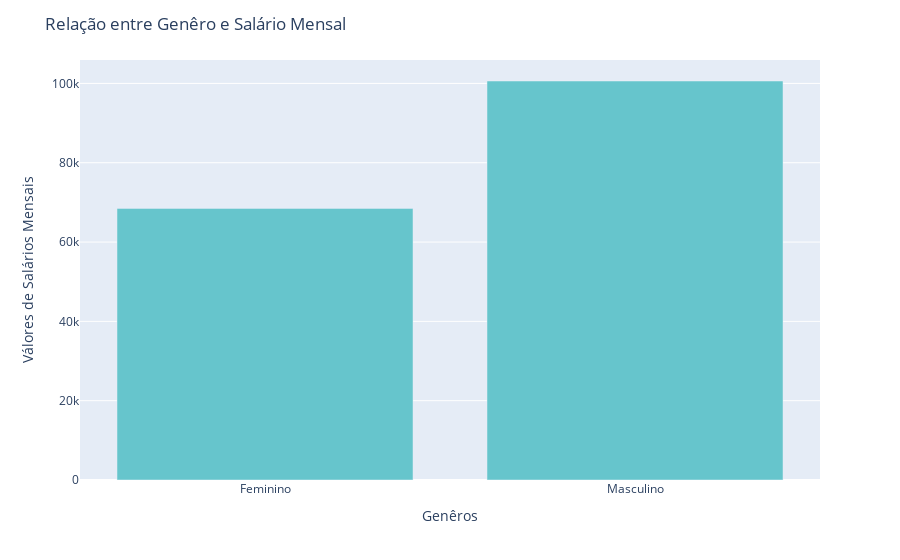

Here is the notebook cell this chart was saved with:
### Markdown cell above
##### 2 - Existe diferença no salário anual entre clientes do gênero masculino e feminino?

### Code cell
# Agrupamento das váriaveis
salario_por_genero = df.groupby('Genero')['Salario_Mensal'].mean().reset_index()

fig = px.bar(salario_por_genero, x='Genero', y='Salario_Mensal',
             color_discrete_sequence=px.colors.qualitative.Pastel
)
fig.update_layout(title='Relação entre Genêro e Salário Mensal',
                  xaxis_title='Genêros',
                  yaxis_title='Válores de Salários Mensais'
)
fig.show()

### Figure 1 — Plotly figure (JSON) as saved in the notebook; plotly's stock layout.template omitted (floating-point values rounded to 4 significant figures)
{"data": [{"alignmentgroup": "True", "hovertemplate": "Genero=%{x}<br>Salario_Mensal=%{y}<extra></extra>", "legendgroup": "", "marker": {"color": "rgb(102, 197, 204)", "pattern": {"shape": ""}}, "name": "", "offsetgroup": "", "orientation": "v", "showlegend": false, "textposition": "auto", "type": "bar", "x": ["Feminino", "Masculino"], "xaxis": "x", "y": [68490.0, 100600.0], "yaxis": "y"}], "layout": {"barmode": "relative", "legend": {"tracegroupgap": 0}, "margin": {"t": 60}, "title": {"text": "Relação entre Genêro e Salário Mensal"}, "xaxis": {"anchor": "y", "domain": [0, 1], "title": {"text": "Genêros"}}, "yaxis": {"anchor": "x", "domain": [0, 1], "title": {"text": "Válores de Salários Mensais"}}}}
